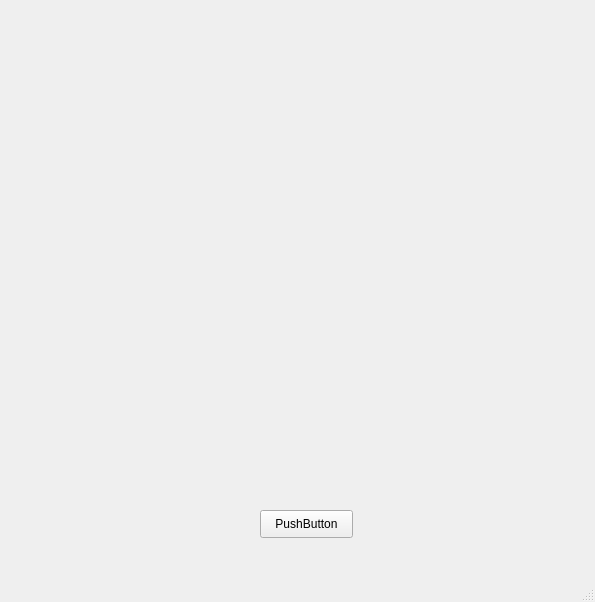
<?xml version="1.0" encoding="UTF-8"?>
<ui version="4.0">
 <class>MainWindow</class>
 <widget class="QMainWindow" name="MainWindow">
  <property name="geometry">
   <rect>
    <x>0</x>
    <y>0</y>
    <width>595</width>
    <height>602</height>
   </rect>
  </property>
  <property name="windowTitle">
   <string>MainWindow</string>
  </property>
  <widget class="QWidget" name="centralwidget">
   <widget class="QPushButton" name="pushButton">
    <property name="geometry">
     <rect>
      <x>260</x>
      <y>510</y>
      <width>93</width>
      <height>28</height>
     </rect>
    </property>
    <property name="text">
     <string>PushButton</string>
    </property>
   </widget>
  </widget>
  <widget class="QStatusBar" name="statusbar"/>
 </widget>
 <resources/>
 <connections/>
</ui>
